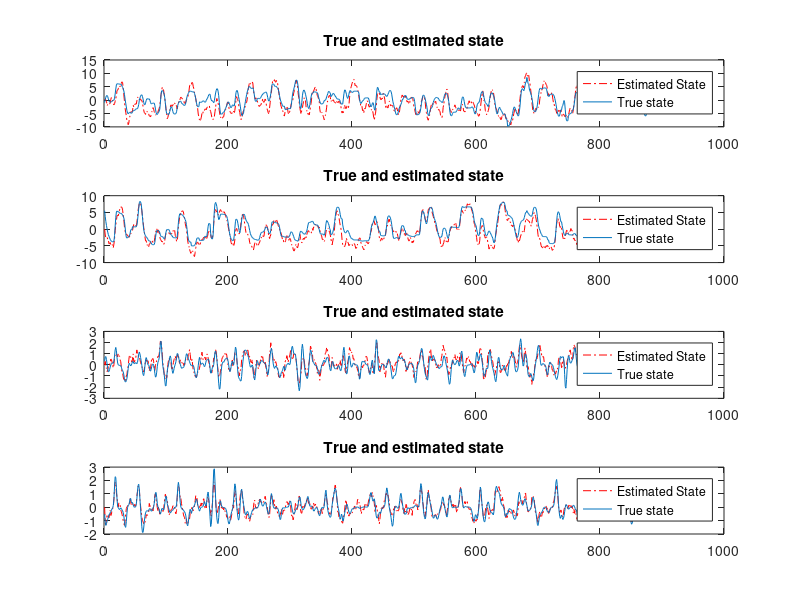

The MATLAB source for this figure:
clear all;
close all;
%Final Project
load('final_train.mat');

[M,c] = size(rate);
[M,d] = size(kin);

%center data
kin = kin-ones(M,1)*mean(kin);

%with MLE to find A and W;
X_a = kin(2:M,:)';
X_b = kin(1:M-1,:)';

A = X_a*X_b'*inv(X_b*X_b');
W = (X_a-A*X_b)*(X_a-A*X_b)'/(M-1);

%Inhomogeneous Possion process
kin=[ones(M,1),kin];

for i=1:c
    %initial
    alpha_o = zeros(d+1,1);
    alpha_n = alpha_o + 1; 
    
    
    %use Newton-Raphson method to solve MLE
    while(norm(alpha_n-alpha_o)>1e-2)
        alpha_o = alpha_n;
        
        fdd=kin'*rate(:,i)-kin'*exp(kin*alpha_o); %first
        
        sdd = -kin'.*(ones(d+1, 1)* exp(kin * alpha_o)')*kin; %second;
        
        alpha_n = alpha_o - inv(sdd)*fdd;
        
    end;
    
    alpha(:,i) = alpha_n;
    
end;

%point process Filter algorithm

load ('final_test.mat');
[M,c] = size(rate);
[M,d] = size(kin);

kin = kin-ones(M,1)*mean(kin);
kin = kin';
%initial W_kt(4 by 4) and W_km(4 by 4)
W_kt(1,:,:) = eye(4);
W_km(1,:,:) = eye(4);
X_kt(:,:) = zeros(d,1);
X_km(:,:) = zeros(d,1);

Ac = alpha(2:5,:);
Muc = alpha(1,:);

for i=2:M

    %time update:
    W_kt(i,:,:) = A*squeeze(W_km(i-1,:,:))*A' + W;
    X_kt(:,i) = A*X_km(:,i-1);
    
    %measurement update;
    
    %compute second part of measurement update;
    Lp = zeros(4,4);
    
    for t=1:c
        Lp = Lp + Ac(:,t)*exp(Muc(t)+Ac(:,t)'*X_kt(:,i))*Ac(:,t)';
    end;
    
    W_km(i,:,:)=inv(inv(squeeze(W_kt(i,:,:)))+ Lp);
    
    XLp = zeros(d,1);
    
    for t=1:c
        XLp = XLp + (rate(i,t) - exp (Muc(t)+Ac(:,t)'*X_kt(:,i)))*Ac(:,t);
    end;
    
    X_km(:,i) = X_kt(:,i) + squeeze(W_km(i,:,:))*XLp;
    
end;

%Rsqure
Rsq = 1 - sum((X_km - kin).^2,2)./sum(kin.^2,2);  

% plot figure;
for i=1:d
subplot(4,1,i)
plot(1:M,X_km(i,1:M),'-.r');
hold on;
plot(1:M,kin(i,1:M));
title('True and estimated state');
legend('Estimated State','True state','boxoff')
end;

print -depsc PointF